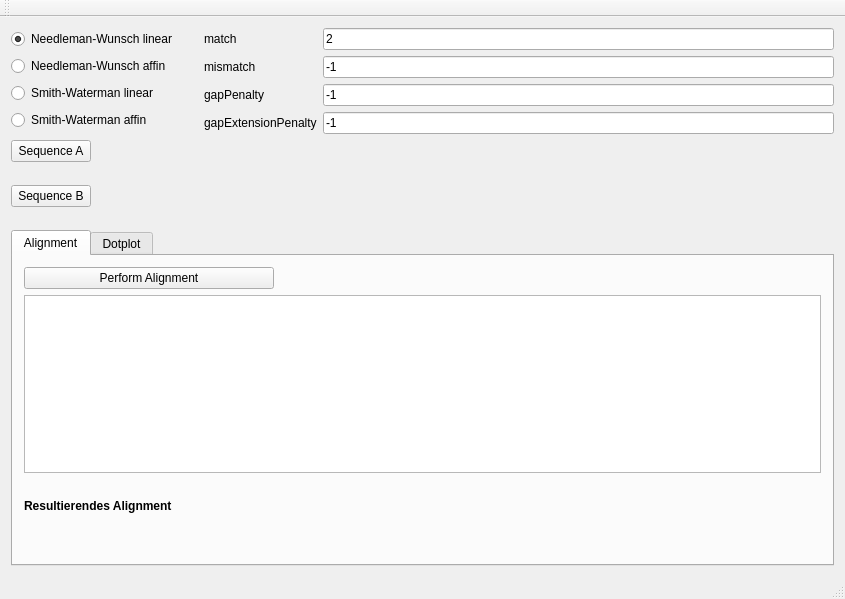
<?xml version="1.0" encoding="UTF-8"?>
<ui version="4.0">
 <class>MainWindow</class>
 <widget class="QMainWindow" name="MainWindow">
  <property name="geometry">
   <rect>
    <x>0</x>
    <y>0</y>
    <width>845</width>
    <height>599</height>
   </rect>
  </property>
  <property name="windowTitle">
   <string>Bioinformatics</string>
  </property>
  <widget class="QWidget" name="centralWidget">
   <layout class="QGridLayout" name="gridLayout">
    <item row="0" column="0">
     <layout class="QVBoxLayout" name="verticalLayout_6">
      <item>
       <widget class="QRadioButton" name="radioButtonNW">
        <property name="text">
         <string>Needleman-Wunsch linear</string>
        </property>
        <property name="checked">
         <bool>true</bool>
        </property>
       </widget>
      </item>
      <item>
       <widget class="QRadioButton" name="radioButtonNWAffin">
        <property name="text">
         <string>Needleman-Wunsch affin</string>
        </property>
       </widget>
      </item>
      <item>
       <widget class="QRadioButton" name="radioButtonSW">
        <property name="text">
         <string>Smith-Waterman linear</string>
        </property>
       </widget>
      </item>
      <item>
       <widget class="QRadioButton" name="radioButtonSWaffin">
        <property name="text">
         <string>Smith-Waterman affin</string>
        </property>
       </widget>
      </item>
     </layout>
    </item>
    <item row="2" column="0" colspan="2">
     <layout class="QVBoxLayout" name="verticalLayout_2">
      <property name="spacing">
       <number>3</number>
      </property>
      <item>
       <layout class="QHBoxLayout" name="horizontalLayout">
        <item>
         <widget class="QPushButton" name="pushButtonSequenceB">
          <property name="maximumSize">
           <size>
            <width>80</width>
            <height>16777215</height>
           </size>
          </property>
          <property name="text">
           <string>Sequence B</string>
          </property>
         </widget>
        </item>
        <item>
         <widget class="QLabel" name="labelHeaderB">
          <property name="minimumSize">
           <size>
            <width>100</width>
            <height>20</height>
           </size>
          </property>
          <property name="text">
           <string/>
          </property>
         </widget>
        </item>
       </layout>
      </item>
      <item>
       <widget class="QLabel" name="labelSequenceB">
        <property name="sizePolicy">
         <sizepolicy hsizetype="Preferred" vsizetype="Expanding">
          <horstretch>0</horstretch>
          <verstretch>0</verstretch>
         </sizepolicy>
        </property>
        <property name="maximumSize">
         <size>
          <width>800</width>
          <height>16777215</height>
         </size>
        </property>
        <property name="text">
         <string/>
        </property>
        <property name="textFormat">
         <enum>Qt::RichText</enum>
        </property>
        <property name="scaledContents">
         <bool>true</bool>
        </property>
        <property name="wordWrap">
         <bool>true</bool>
        </property>
       </widget>
      </item>
     </layout>
    </item>
    <item row="1" column="0" colspan="2">
     <layout class="QVBoxLayout" name="verticalLayout">
      <property name="spacing">
       <number>3</number>
      </property>
      <item>
       <layout class="QHBoxLayout" name="horizontalLayout_2">
        <item>
         <widget class="QPushButton" name="pushButtonSequenceA">
          <property name="maximumSize">
           <size>
            <width>80</width>
            <height>16777215</height>
           </size>
          </property>
          <property name="text">
           <string>Sequence A</string>
          </property>
         </widget>
        </item>
        <item>
         <widget class="QLabel" name="labelHeaderA">
          <property name="minimumSize">
           <size>
            <width>100</width>
            <height>20</height>
           </size>
          </property>
          <property name="text">
           <string/>
          </property>
         </widget>
        </item>
       </layout>
      </item>
      <item>
       <widget class="QLabel" name="labelSequenceA">
        <property name="sizePolicy">
         <sizepolicy hsizetype="Preferred" vsizetype="Expanding">
          <horstretch>0</horstretch>
          <verstretch>0</verstretch>
         </sizepolicy>
        </property>
        <property name="maximumSize">
         <size>
          <width>800</width>
          <height>16777215</height>
         </size>
        </property>
        <property name="text">
         <string/>
        </property>
        <property name="textFormat">
         <enum>Qt::RichText</enum>
        </property>
        <property name="scaledContents">
         <bool>false</bool>
        </property>
        <property name="wordWrap">
         <bool>true</bool>
        </property>
       </widget>
      </item>
     </layout>
    </item>
    <item row="0" column="1">
     <layout class="QHBoxLayout" name="horizontalLayout_3">
      <property name="leftMargin">
       <number>20</number>
      </property>
      <item>
       <layout class="QVBoxLayout" name="verticalLayout_7">
        <item>
         <widget class="QLabel" name="label_2">
          <property name="text">
           <string>match</string>
          </property>
         </widget>
        </item>
        <item>
         <widget class="QLabel" name="label_3">
          <property name="text">
           <string>mismatch</string>
          </property>
         </widget>
        </item>
        <item>
         <widget class="QLabel" name="label_4">
          <property name="text">
           <string>gapPenalty</string>
          </property>
         </widget>
        </item>
        <item>
         <widget class="QLabel" name="label_5">
          <property name="text">
           <string>gapExtensionPenalty</string>
          </property>
         </widget>
        </item>
       </layout>
      </item>
      <item>
       <layout class="QVBoxLayout" name="verticalLayout_8">
        <item>
         <widget class="QLineEdit" name="lineEditMatch">
          <property name="text">
           <string>2</string>
          </property>
         </widget>
        </item>
        <item>
         <widget class="QLineEdit" name="lineEditMismatch">
          <property name="text">
           <string>-1</string>
          </property>
         </widget>
        </item>
        <item>
         <widget class="QLineEdit" name="lineEditgapPenalty">
          <property name="text">
           <string>-1</string>
          </property>
         </widget>
        </item>
        <item>
         <widget class="QLineEdit" name="lineEditGapExtensionPenalty">
          <property name="enabled">
           <bool>true</bool>
          </property>
          <property name="text">
           <string>-1</string>
          </property>
         </widget>
        </item>
       </layout>
      </item>
     </layout>
    </item>
    <item row="5" column="0" colspan="2">
     <widget class="QTabWidget" name="Tabs">
      <property name="currentIndex">
       <number>0</number>
      </property>
      <widget class="QWidget" name="TabAlignment">
       <attribute name="title">
        <string>Alignment</string>
       </attribute>
       <layout class="QVBoxLayout" name="verticalLayout_5">
        <item>
         <widget class="QPushButton" name="pushButtonPerformAlignment">
          <property name="enabled">
           <bool>true</bool>
          </property>
          <property name="minimumSize">
           <size>
            <width>250</width>
            <height>0</height>
           </size>
          </property>
          <property name="maximumSize">
           <size>
            <width>250</width>
            <height>16777215</height>
           </size>
          </property>
          <property name="text">
           <string>Perform Alignment</string>
          </property>
         </widget>
        </item>
        <item>
         <widget class="QPlainTextEdit" name="plainTextEditMatrices">
          <property name="font">
           <font/>
          </property>
         </widget>
        </item>
        <item>
         <widget class="QLabel" name="labelAlign">
          <property name="font">
           <font/>
          </property>
          <property name="text">
           <string/>
          </property>
         </widget>
        </item>
        <item>
         <widget class="QLabel" name="label">
          <property name="font">
           <font>
            <weight>75</weight>
            <bold>true</bold>
           </font>
          </property>
          <property name="text">
           <string>Resultierendes Alignment</string>
          </property>
         </widget>
        </item>
        <item>
         <layout class="QVBoxLayout" name="verticalLayout_4">
          <item>
           <widget class="QLabel" name="labelResultA">
            <property name="font">
             <font/>
            </property>
            <property name="text">
             <string/>
            </property>
           </widget>
          </item>
          <item>
           <widget class="QLabel" name="labelResultB">
            <property name="font">
             <font/>
            </property>
            <property name="text">
             <string/>
            </property>
           </widget>
          </item>
         </layout>
        </item>
       </layout>
      </widget>
      <widget class="QWidget" name="TabDotplot">
       <attribute name="title">
        <string>Dotplot</string>
       </attribute>
       <widget class="QPlainTextEdit" name="plainTextEditDotplot">
        <property name="geometry">
         <rect>
          <x>10</x>
          <y>40</y>
          <width>801</width>
          <height>161</height>
         </rect>
        </property>
        <property name="font">
         <font/>
        </property>
       </widget>
       <widget class="QPushButton" name="pushButtonDotplot">
        <property name="geometry">
         <rect>
          <x>10</x>
          <y>10</y>
          <width>251</width>
          <height>23</height>
         </rect>
        </property>
        <property name="minimumSize">
         <size>
          <width>251</width>
          <height>23</height>
         </size>
        </property>
        <property name="maximumSize">
         <size>
          <width>251</width>
          <height>16777215</height>
         </size>
        </property>
        <property name="text">
         <string>Print Dotplot</string>
        </property>
       </widget>
      </widget>
     </widget>
    </item>
    <item row="3" column="0" colspan="2">
     <layout class="QHBoxLayout" name="horizontalLayout_4"/>
    </item>
   </layout>
  </widget>
  <widget class="QMenuBar" name="menuBar">
   <property name="geometry">
    <rect>
     <x>0</x>
     <y>0</y>
     <width>845</width>
     <height>21</height>
    </rect>
   </property>
  </widget>
  <widget class="QToolBar" name="mainToolBar">
   <attribute name="toolBarArea">
    <enum>TopToolBarArea</enum>
   </attribute>
   <attribute name="toolBarBreak">
    <bool>false</bool>
   </attribute>
  </widget>
  <widget class="QStatusBar" name="statusBar"/>
 </widget>
 <layoutdefault spacing="6" margin="11"/>
 <resources>
  <include location="MainWindow.qrc"/>
 </resources>
 <connections/>
</ui>
